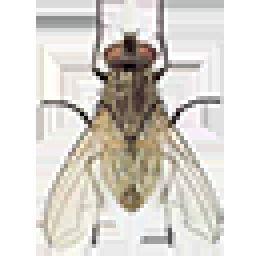
#> input picture fly64.png, 64 x 64 px, given in place of the camera (shown 4 times larger)
$ python lab8.2.py
#> lines starting #> are read from the running program, lines starting #| are printed output that depends on the picture; after the words box and inside, x2 and y2 are one past the last pixel; in counts of white or black regions, pixels touching at a corner belong together
import cv2


left_count, right_count = 0, 0
cap = cv2.VideoCapture(0)
target_size = (640, 480)

while True:
    ret, frame = cap.read()
#> frame is the input picture: shape (64, 64, 3); mean B, G, R 207.7, 213.8, 217.6
    if not ret:
        break

    frame = cv2.resize(frame, target_size, cv2.INTER_LINEAR)
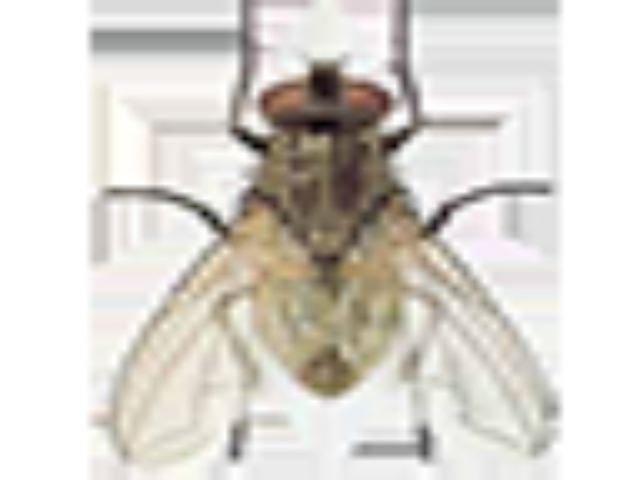
#> frame: shape (480, 640, 3); mean B, G, R 207.6, 213.7, 217.5
    gray = cv2.cvtColor(frame, cv2.COLOR_BGR2GRAY)
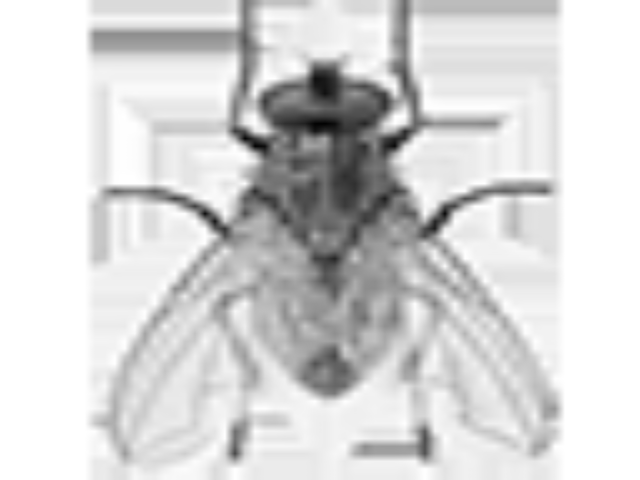
#> gray: shape (480, 640); min 2, max 255, mean 214.1
    gray = cv2.GaussianBlur(gray, (21, 21), 0)
    _, thresh = cv2.threshold(gray, 80, 255, cv2.THRESH_BINARY_INV)
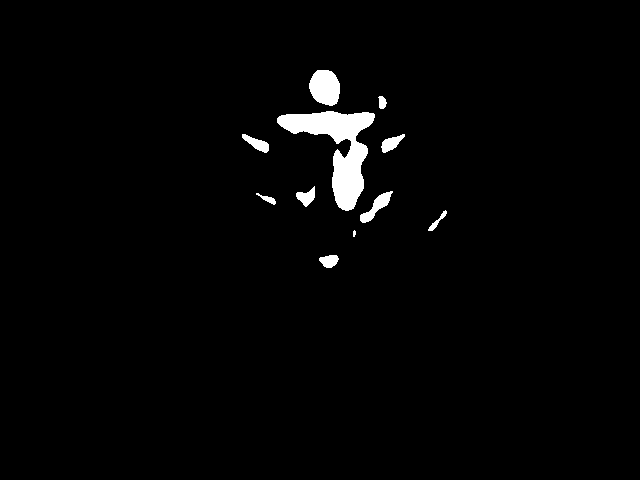
#> thresh: shape (480, 640); 2% white; 11 white regions (1 under 20 px)

    frame_w = frame.shape[1]
#> frame_w = 640
    cv2.line(frame, (frame_w//2, 0), (frame_w//2, frame.shape[0]), (0, 255, 255), 2)

    contours, _ = cv2.findContours(thresh, cv2.RETR_EXTERNAL, cv2.CHAIN_APPROX_SIMPLE)
#> contours = 11 contours, 1 with area under 20; largest, box (x1, y1, x2, y2) and area: (277, 111, 375, 211) 3518, (309, 70, 340, 106) 828, (360, 191, 393, 223) 325, (242, 134, 269, 153) 206, (381, 134, 405, 153) 200
    if contours:
        c = max(contours, key=cv2.contourArea)
#> c = contour of 182 points, box (x1, y1, x2, y2) (277, 111, 375, 211), area 3518
        x, y, w, h = cv2.boundingRect(c)
#> x = 277; y = 111; w = 98; h = 100
        cv2.rectangle(frame, (x, y), (x+w, y+h), (255, 0, 0), 2)

        center_x = x + w // 2
#> center_x = 326
        if center_x < frame_w // 2:
            left_count += 1
        else:
            right_count += 1

        cv2.putText(frame, f"Left: {left_count}", (10, 30), cv2.FONT_HERSHEY_SIMPLEX, 0.7, (0, 0, 255), 2)
        cv2.putText(frame, f"Right: {right_count}", (330, 30), cv2.FONT_HERSHEY_SIMPLEX, 0.7, (0, 0, 255), 2)
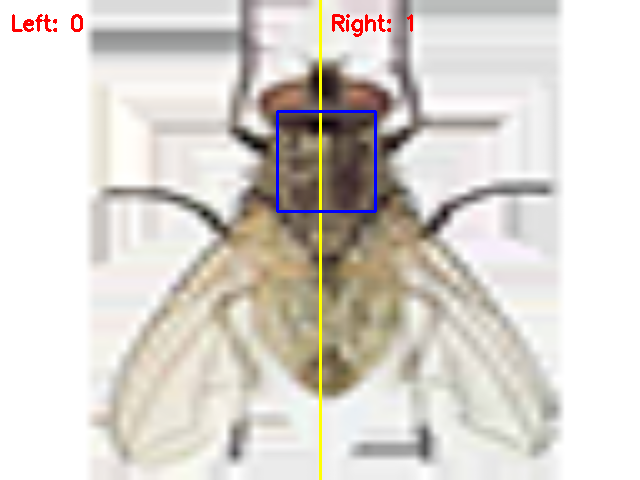
#> frame: shape (480, 640, 3); mean B, G, R 206.8, 213, 217.5

    cv2.imshow('Frame', frame)
    if cv2.waitKey(1) & 0xFF == ord('q'):
#> (key q is pressed here)
        break

cap.release()
cv2.destroyAllWindows()
